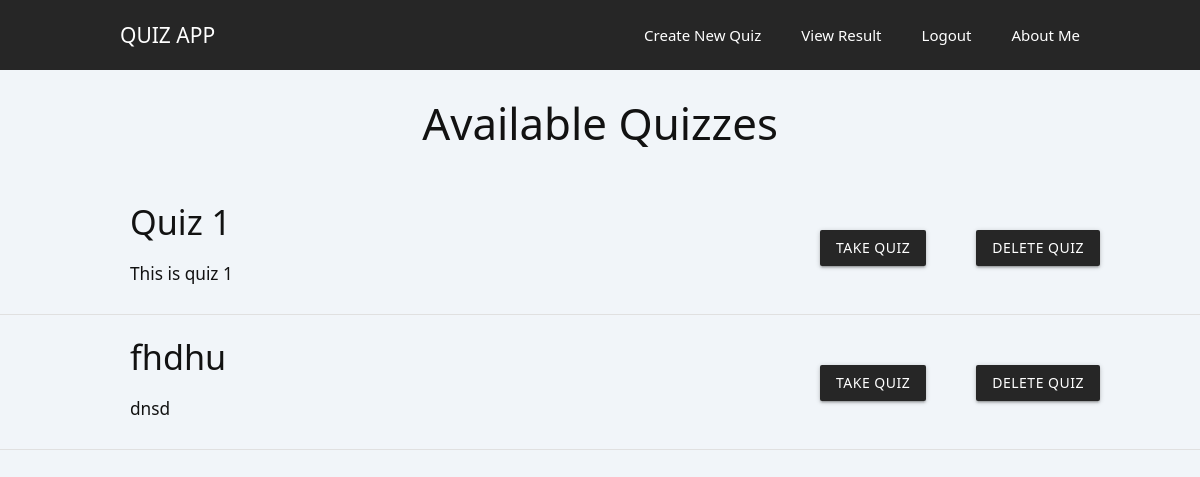
The page / (signed in) on the database its author committed.
### quizapp/models.py (models this page shows, shortened)
class Quizzes(models.Model):
    user = models.ForeignKey(User, on_delete=models.CASCADE)
    title = models.CharField(max_length=100)
    description = models.CharField(max_length=100)
    questions = models.ManyToManyField(Question)

### quizapp/views.py (the view)
# urls.py: path("", home, name="home"),
def home(request):
    if request.user.is_authenticated:
        quiz = Quizzes.objects.all()
        context = {
            'quiz': quiz,
        }
        return render(request, "quiz/home.html", context)
    else:
        return redirect("user_login")

### templates/quiz/home.html (shortened to what this page needs)
{% extends 'base.html' %}
{%block content %}
<h3 class="title is-3 center-align">Available Quizzes</h3>
<div class="section">
    {% for q in quiz %}
	    <h4>{{ q.title }}</h4>
        <a class="btn-2 pull-left btn waves-effect waves-light " href="{% url 'deletequiz' q.id %}" style="float: right; margin-right: 100px; margin-left: 20px;">Delete Quiz</a>
        <a class="btn-2 pull-left btn waves-effect waves-light " href="{% url 'takequiz' q.id %}" style="float: right; margin-right: 30px;">Take Quiz</a>
        <h6>{{ q.description }}</h6>
        <br>
	    <div class="divider"></div>
    {% endfor %}
</div>
{% endblock %}

### auapp/static/css/body.css (style rules this page uses)
:root { --color-white: #ffffff; --color-light: #f1f5f9; --color-black: #121212; --color-night: #001632; --color-red: #f44336; --color-blue: #1a73e8; --color-gray: #80868b; --color-grayish: #dadce0; --shadow-normal: 0 1px 3px 0 rgba(0, 0, 0, 0.1), 0 1px 2px 0 rgba(0, 0, 0, 0.06); --shadow-medium: 0 4px 6px -1px rgba(0, 0, 0, 0.1), 0 2px 4px -1px rgba(0, 0, 0, 0.06); --shadow-large: 0 10px 15px -3px rgba(0, 0, 0, 0.1), 0 4px 6px -2px rgba(0, 0, 0, 0.05); }
html { font-size: 100%; font-size-adjust: 100%; box-sizing: border-box; scroll-behavior: smooth; }
*, *::before, *::after { padding: 0; margin: 0; box-sizing: inherit; list-style: none; list-style-type: none; text-decoration: none; -webkit-font-smoothing: antialiased; -moz-osx-font-smoothing: grayscale; text-rendering: optimizeLegibility; }
body { font-family: "Segoe UI", Tahoma, Geneva, Verdana, sans-serif; font-size: 1rem; font-weight: normal; line-height: 1.5; color: var(--color-black); background: var(--color-light); }
a, button { font-family: inherit; font-size: inherit; line-height: inherit; cursor: pointer; border: none; outline: none; background: none; text-decoration: none; }

### templates/base.html (style rules this page uses)
h4 { display: inline-block; margin-left: 130px; }
h6 { margin-left: 130px; }
.pull-left { display: inline-block; margin-top: 50px; margin-right: 130px; background-color: #262626; }

### rows shown on the page
Quizzes: title "Quiz 1", description "This is quiz 1"
Quizzes: title "fhdhu", description "dnsd"
